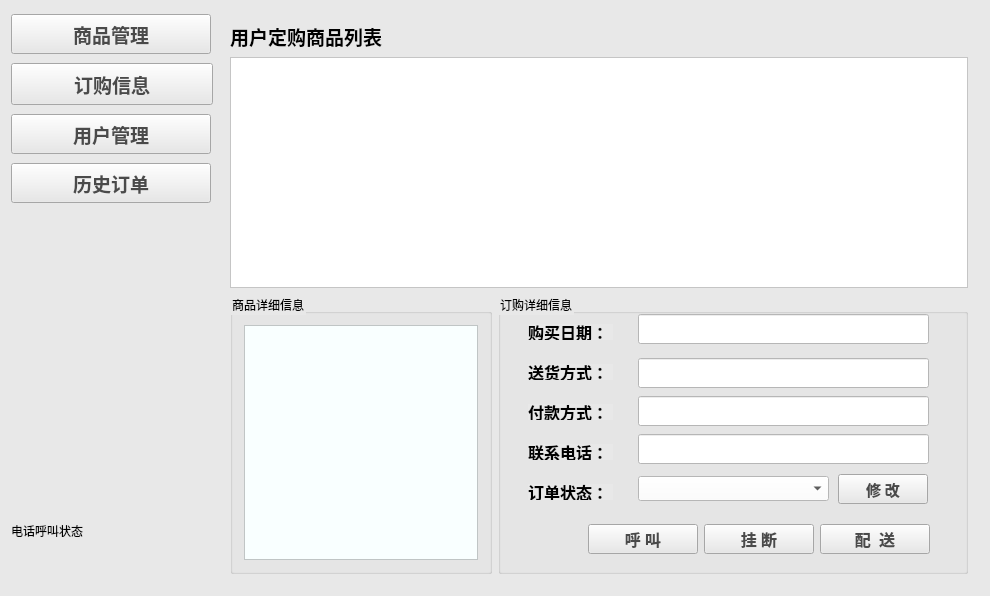
<?xml version="1.0" encoding="UTF-8"?>
<ui version="4.0">
 <class>MyShoppingClass</class>
 <widget class="QWidget" name="MyShoppingClass">
  <property name="geometry">
   <rect>
    <x>0</x>
    <y>0</y>
    <width>990</width>
    <height>596</height>
   </rect>
  </property>
  <property name="windowTitle">
   <string>我的超市</string>
  </property>
  <property name="autoFillBackground">
   <bool>false</bool>
  </property>
  <property name="styleSheet">
   <string notr="true">background-color: rgb(232, 232, 232);</string>
  </property>
  <layout class="QHBoxLayout" name="horizontalLayout_6">
   <item>
    <layout class="QHBoxLayout" name="horizontalLayout_5"/>
   </item>
   <item>
    <layout class="QVBoxLayout" name="verticalLayout">
     <item>
      <widget class="QPushButton" name="addGoodsBtn">
       <property name="sizePolicy">
        <sizepolicy hsizetype="Expanding" vsizetype="Expanding">
         <horstretch>0</horstretch>
         <verstretch>20</verstretch>
        </sizepolicy>
       </property>
       <property name="maximumSize">
        <size>
         <width>200</width>
         <height>40</height>
        </size>
       </property>
       <property name="font">
        <font>
         <family>黑体</family>
         <pointsize>14</pointsize>
         <weight>75</weight>
         <bold>true</bold>
        </font>
       </property>
       <property name="styleSheet">
        <string notr="true">QPushButton { 
	border-image: url(:/MyShopping/anniu_1.png);
	background-image: url(:/MyShopping/anniu_1.png);
	color: rgb(74,74,74);
}
QPushButton:hover { 
background-image: url(:/MyShopping/anniu_2.png);
border-image: url(:/MyShopping/anniu_2.png);
color: rgb(255, 255, 255);
}

QPushButton:pressed {
background-image: url(:/MyShopping/anniu_3.png);
border-image: url(:/MyShopping/anniu_3.png);
color: rgb(255, 255, 255);
}</string>
       </property>
       <property name="text">
        <string>商品管理</string>
       </property>
       <property name="icon">
        <iconset resource="myshopping.qrc">
         <normaloff>:/MyShopping/peisong.png</normaloff>:/MyShopping/peisong.png</iconset>
       </property>
       <property name="iconSize">
        <size>
         <width>32</width>
         <height>32</height>
        </size>
       </property>
      </widget>
     </item>
     <item>
      <widget class="QPushButton" name="homeBtn">
       <property name="sizePolicy">
        <sizepolicy hsizetype="Fixed" vsizetype="Fixed">
         <horstretch>0</horstretch>
         <verstretch>0</verstretch>
        </sizepolicy>
       </property>
       <property name="minimumSize">
        <size>
         <width>202</width>
         <height>42</height>
        </size>
       </property>
       <property name="maximumSize">
        <size>
         <width>202</width>
         <height>42</height>
        </size>
       </property>
       <property name="font">
        <font>
         <family>黑体</family>
         <pointsize>14</pointsize>
         <weight>75</weight>
         <bold>true</bold>
        </font>
       </property>
       <property name="layoutDirection">
        <enum>Qt::LeftToRight</enum>
       </property>
       <property name="autoFillBackground">
        <bool>false</bool>
       </property>
       <property name="styleSheet">
        <string notr="true">QPushButton { 
	border-image: url(:/MyShopping/anniu_1.png);
	background-image: url(:/MyShopping/anniu_1.png);
	color: rgb(74,74,74);
}
QPushButton:hover { 
background-image: url(:/MyShopping/anniu_2.png);
border-image: url(:/MyShopping/anniu_2.png);
color: rgb(255, 255, 255);
}

QPushButton:pressed {
background-image: url(:/MyShopping/anniu_3.png);
border-image: url(:/MyShopping/anniu_3.png);
color: rgb(255, 255, 255);
}</string>
       </property>
       <property name="text">
        <string>订购信息</string>
       </property>
       <property name="icon">
        <iconset resource="myshopping.qrc">
         <normaloff>:/MyShopping/peisong.png</normaloff>:/MyShopping/peisong.png</iconset>
       </property>
       <property name="iconSize">
        <size>
         <width>32</width>
         <height>32</height>
        </size>
       </property>
       <property name="autoRepeatDelay">
        <number>300</number>
       </property>
      </widget>
     </item>
     <item>
      <widget class="QPushButton" name="HistoryBtn_2">
       <property name="sizePolicy">
        <sizepolicy hsizetype="Expanding" vsizetype="Expanding">
         <horstretch>0</horstretch>
         <verstretch>0</verstretch>
        </sizepolicy>
       </property>
       <property name="maximumSize">
        <size>
         <width>200</width>
         <height>40</height>
        </size>
       </property>
       <property name="font">
        <font>
         <family>黑体</family>
         <pointsize>14</pointsize>
         <weight>75</weight>
         <bold>true</bold>
        </font>
       </property>
       <property name="styleSheet">
        <string notr="true">QPushButton { 
	border-image: url(:/MyShopping/anniu_1.png);
	background-image: url(:/MyShopping/anniu_1.png);
	color: rgb(74,74,74);
}
QPushButton:hover { 
background-image: url(:/MyShopping/anniu_2.png);
border-image: url(:/MyShopping/anniu_2.png);
color: rgb(255, 255, 255);
}

QPushButton:pressed {
background-image: url(:/MyShopping/anniu_3.png);
border-image: url(:/MyShopping/anniu_3.png);
color: rgb(255, 255, 255);
}</string>
       </property>
       <property name="text">
        <string>用户管理</string>
       </property>
       <property name="icon">
        <iconset resource="myshopping.qrc">
         <normaloff>:/MyShopping/peisong.png</normaloff>:/MyShopping/peisong.png</iconset>
       </property>
       <property name="iconSize">
        <size>
         <width>32</width>
         <height>32</height>
        </size>
       </property>
      </widget>
     </item>
     <item>
      <widget class="QPushButton" name="HistoryBtn">
       <property name="sizePolicy">
        <sizepolicy hsizetype="Expanding" vsizetype="Expanding">
         <horstretch>0</horstretch>
         <verstretch>0</verstretch>
        </sizepolicy>
       </property>
       <property name="maximumSize">
        <size>
         <width>200</width>
         <height>40</height>
        </size>
       </property>
       <property name="font">
        <font>
         <family>黑体</family>
         <pointsize>14</pointsize>
         <weight>75</weight>
         <bold>true</bold>
        </font>
       </property>
       <property name="styleSheet">
        <string notr="true">QPushButton { 
	border-image: url(:/MyShopping/anniu_1.png);
	background-image: url(:/MyShopping/anniu_1.png);
	color: rgb(74,74,74);
}
QPushButton:hover { 
background-image: url(:/MyShopping/anniu_2.png);
border-image: url(:/MyShopping/anniu_2.png);
color: rgb(255, 255, 255);
}

QPushButton:pressed {
background-image: url(:/MyShopping/anniu_3.png);
border-image: url(:/MyShopping/anniu_3.png);
color: rgb(255, 255, 255);
}</string>
       </property>
       <property name="text">
        <string>历史订单</string>
       </property>
       <property name="icon">
        <iconset resource="myshopping.qrc">
         <normaloff>:/MyShopping/peisong.png</normaloff>:/MyShopping/peisong.png</iconset>
       </property>
       <property name="iconSize">
        <size>
         <width>32</width>
         <height>32</height>
        </size>
       </property>
      </widget>
     </item>
     <item>
      <widget class="QLabel" name="statelabel">
       <property name="enabled">
        <bool>true</bool>
       </property>
       <property name="sizePolicy">
        <sizepolicy hsizetype="Expanding" vsizetype="Expanding">
         <horstretch>0</horstretch>
         <verstretch>0</verstretch>
        </sizepolicy>
       </property>
       <property name="minimumSize">
        <size>
         <width>200</width>
         <height>260</height>
        </size>
       </property>
       <property name="maximumSize">
        <size>
         <width>200</width>
         <height>260</height>
        </size>
       </property>
       <property name="text">
        <string/>
       </property>
      </widget>
     </item>
     <item>
      <widget class="QLabel" name="callStateLabel">
       <property name="sizePolicy">
        <sizepolicy hsizetype="Expanding" vsizetype="Expanding">
         <horstretch>0</horstretch>
         <verstretch>0</verstretch>
        </sizepolicy>
       </property>
       <property name="minimumSize">
        <size>
         <width>0</width>
         <height>100</height>
        </size>
       </property>
       <property name="maximumSize">
        <size>
         <width>200</width>
         <height>100</height>
        </size>
       </property>
       <property name="text">
        <string>电话呼叫状态</string>
       </property>
      </widget>
     </item>
    </layout>
   </item>
   <item>
    <widget class="QStackedWidget" name="stackedWidget">
     <property name="sizePolicy">
      <sizepolicy hsizetype="Preferred" vsizetype="Preferred">
       <horstretch>0</horstretch>
       <verstretch>0</verstretch>
      </sizepolicy>
     </property>
     <property name="currentIndex">
      <number>0</number>
     </property>
     <widget class="QWidget" name="page">
      <layout class="QVBoxLayout" name="verticalLayout_2">
       <item>
        <layout class="QVBoxLayout" name="verticalLayout_3">
         <item>
          <widget class="QLabel" name="label">
           <property name="font">
            <font>
             <family>黑体</family>
             <pointsize>14</pointsize>
             <weight>75</weight>
             <italic>false</italic>
             <bold>true</bold>
            </font>
           </property>
           <property name="text">
            <string>用户定购商品列表</string>
           </property>
          </widget>
         </item>
         <item>
          <widget class="QTableView" name="tableView">
           <property name="minimumSize">
            <size>
             <width>0</width>
             <height>0</height>
            </size>
           </property>
           <property name="font">
            <font>
             <pointsize>10</pointsize>
            </font>
           </property>
           <property name="styleSheet">
            <string notr="true">background-color: rgb(255, 255, 255);</string>
           </property>
          </widget>
         </item>
        </layout>
       </item>
       <item>
        <layout class="QHBoxLayout" name="horizontalLayout">
         <item>
          <widget class="QGroupBox" name="groupBox_2">
           <property name="minimumSize">
            <size>
             <width>0</width>
             <height>280</height>
            </size>
           </property>
           <property name="maximumSize">
            <size>
             <width>16777215</width>
             <height>280</height>
            </size>
           </property>
           <property name="title">
            <string>商品详细信息</string>
           </property>
           <layout class="QHBoxLayout" name="horizontalLayout_2">
            <item>
             <widget class="QListView" name="listView">
              <property name="minimumSize">
               <size>
                <width>0</width>
                <height>0</height>
               </size>
              </property>
              <property name="maximumSize">
               <size>
                <width>16777215</width>
                <height>280</height>
               </size>
              </property>
              <property name="styleSheet">
               <string notr="true">background-color: rgb(249, 255, 255);</string>
              </property>
             </widget>
            </item>
           </layout>
          </widget>
         </item>
         <item>
          <widget class="QGroupBox" name="groupBox">
           <property name="minimumSize">
            <size>
             <width>470</width>
             <height>280</height>
            </size>
           </property>
           <property name="maximumSize">
            <size>
             <width>470</width>
             <height>280</height>
            </size>
           </property>
           <property name="title">
            <string>订购详细信息</string>
           </property>
           <widget class="QLabel" name="label_13">
            <property name="geometry">
             <rect>
              <x>30</x>
              <y>30</y>
              <width>85</width>
              <height>16</height>
             </rect>
            </property>
            <property name="sizePolicy">
             <sizepolicy hsizetype="Fixed" vsizetype="Preferred">
              <horstretch>0</horstretch>
              <verstretch>0</verstretch>
             </sizepolicy>
            </property>
            <property name="maximumSize">
             <size>
              <width>85</width>
              <height>16777215</height>
             </size>
            </property>
            <property name="font">
             <font>
              <family>黑体</family>
              <pointsize>12</pointsize>
              <weight>75</weight>
              <bold>true</bold>
             </font>
            </property>
            <property name="text">
             <string>购买日期：</string>
            </property>
           </widget>
           <widget class="QLineEdit" name="lineEdit_7">
            <property name="geometry">
             <rect>
              <x>140</x>
              <y>20</y>
              <width>291</width>
              <height>30</height>
             </rect>
            </property>
            <property name="minimumSize">
             <size>
              <width>0</width>
              <height>30</height>
             </size>
            </property>
            <property name="maximumSize">
             <size>
              <width>350</width>
              <height>16777215</height>
             </size>
            </property>
            <property name="styleSheet">
             <string notr="true">background-color: rgb(255, 255, 255);</string>
            </property>
            <property name="text">
             <string/>
            </property>
           </widget>
           <widget class="QLabel" name="label_14">
            <property name="geometry">
             <rect>
              <x>30</x>
              <y>150</y>
              <width>85</width>
              <height>16</height>
             </rect>
            </property>
            <property name="sizePolicy">
             <sizepolicy hsizetype="Fixed" vsizetype="Preferred">
              <horstretch>0</horstretch>
              <verstretch>0</verstretch>
             </sizepolicy>
            </property>
            <property name="maximumSize">
             <size>
              <width>85</width>
              <height>16777215</height>
             </size>
            </property>
            <property name="font">
             <font>
              <family>黑体</family>
              <pointsize>12</pointsize>
              <weight>75</weight>
              <bold>true</bold>
             </font>
            </property>
            <property name="text">
             <string>联系电话：</string>
            </property>
           </widget>
           <widget class="QLabel" name="label_4">
            <property name="geometry">
             <rect>
              <x>30</x>
              <y>70</y>
              <width>85</width>
              <height>16</height>
             </rect>
            </property>
            <property name="sizePolicy">
             <sizepolicy hsizetype="Fixed" vsizetype="Preferred">
              <horstretch>0</horstretch>
              <verstretch>0</verstretch>
             </sizepolicy>
            </property>
            <property name="maximumSize">
             <size>
              <width>85</width>
              <height>16777215</height>
             </size>
            </property>
            <property name="font">
             <font>
              <family>黑体</family>
              <pointsize>12</pointsize>
              <weight>75</weight>
              <bold>true</bold>
             </font>
            </property>
            <property name="text">
             <string>送货方式：</string>
            </property>
           </widget>
           <widget class="QLabel" name="label_3">
            <property name="geometry">
             <rect>
              <x>30</x>
              <y>110</y>
              <width>85</width>
              <height>16</height>
             </rect>
            </property>
            <property name="sizePolicy">
             <sizepolicy hsizetype="Fixed" vsizetype="Preferred">
              <horstretch>0</horstretch>
              <verstretch>0</verstretch>
             </sizepolicy>
            </property>
            <property name="maximumSize">
             <size>
              <width>85</width>
              <height>16777215</height>
             </size>
            </property>
            <property name="font">
             <font>
              <family>黑体</family>
              <pointsize>12</pointsize>
              <weight>75</weight>
              <bold>true</bold>
             </font>
            </property>
            <property name="text">
             <string>付款方式：</string>
            </property>
           </widget>
           <widget class="QLineEdit" name="lineEdit">
            <property name="geometry">
             <rect>
              <x>140</x>
              <y>64</y>
              <width>291</width>
              <height>30</height>
             </rect>
            </property>
            <property name="sizePolicy">
             <sizepolicy hsizetype="Expanding" vsizetype="Fixed">
              <horstretch>0</horstretch>
              <verstretch>0</verstretch>
             </sizepolicy>
            </property>
            <property name="minimumSize">
             <size>
              <width>0</width>
              <height>30</height>
             </size>
            </property>
            <property name="maximumSize">
             <size>
              <width>350</width>
              <height>16777215</height>
             </size>
            </property>
            <property name="styleSheet">
             <string notr="true">background-color: rgb(255, 255, 255);</string>
            </property>
           </widget>
           <widget class="QLineEdit" name="lineEdit_3">
            <property name="geometry">
             <rect>
              <x>140</x>
              <y>102</y>
              <width>291</width>
              <height>30</height>
             </rect>
            </property>
            <property name="minimumSize">
             <size>
              <width>0</width>
              <height>30</height>
             </size>
            </property>
            <property name="maximumSize">
             <size>
              <width>350</width>
              <height>16777215</height>
             </size>
            </property>
            <property name="styleSheet">
             <string notr="true">background-color: rgb(255, 255, 255);</string>
            </property>
           </widget>
           <widget class="QLineEdit" name="lineEdit_8">
            <property name="geometry">
             <rect>
              <x>140</x>
              <y>140</y>
              <width>291</width>
              <height>30</height>
             </rect>
            </property>
            <property name="minimumSize">
             <size>
              <width>0</width>
              <height>30</height>
             </size>
            </property>
            <property name="maximumSize">
             <size>
              <width>350</width>
              <height>16777215</height>
             </size>
            </property>
            <property name="styleSheet">
             <string notr="true">background-color: rgb(255, 255, 255);</string>
            </property>
           </widget>
           <widget class="QLabel" name="label_12">
            <property name="geometry">
             <rect>
              <x>30</x>
              <y>190</y>
              <width>85</width>
              <height>16</height>
             </rect>
            </property>
            <property name="sizePolicy">
             <sizepolicy hsizetype="Fixed" vsizetype="Preferred">
              <horstretch>0</horstretch>
              <verstretch>0</verstretch>
             </sizepolicy>
            </property>
            <property name="minimumSize">
             <size>
              <width>0</width>
              <height>0</height>
             </size>
            </property>
            <property name="maximumSize">
             <size>
              <width>250</width>
              <height>16777215</height>
             </size>
            </property>
            <property name="font">
             <font>
              <family>黑体</family>
              <pointsize>12</pointsize>
              <weight>75</weight>
              <bold>true</bold>
             </font>
            </property>
            <property name="text">
             <string>订单状态：</string>
            </property>
           </widget>
           <widget class="QComboBox" name="comboBox">
            <property name="geometry">
             <rect>
              <x>140</x>
              <y>182</y>
              <width>191</width>
              <height>25</height>
             </rect>
            </property>
            <property name="minimumSize">
             <size>
              <width>130</width>
              <height>25</height>
             </size>
            </property>
            <property name="styleSheet">
             <string notr="true">background-color: rgb(255, 255, 255);</string>
            </property>
           </widget>
           <widget class="QPushButton" name="sendBtn">
            <property name="geometry">
             <rect>
              <x>340</x>
              <y>180</y>
              <width>90</width>
              <height>30</height>
             </rect>
            </property>
            <property name="sizePolicy">
             <sizepolicy hsizetype="Fixed" vsizetype="Fixed">
              <horstretch>0</horstretch>
              <verstretch>0</verstretch>
             </sizepolicy>
            </property>
            <property name="minimumSize">
             <size>
              <width>90</width>
              <height>30</height>
             </size>
            </property>
            <property name="maximumSize">
             <size>
              <width>100</width>
              <height>16777215</height>
             </size>
            </property>
            <property name="font">
             <font>
              <family>黑体</family>
              <pointsize>11</pointsize>
              <weight>75</weight>
              <bold>true</bold>
             </font>
            </property>
            <property name="layoutDirection">
             <enum>Qt::LeftToRight</enum>
            </property>
            <property name="styleSheet">
             <string notr="true">QPushButton { 
	border-image: url(:/MyShopping/anniu_1.png);
	background-image: url(:/MyShopping/anniu_1.png);
	color: rgb(74,74,74);
}
QPushButton:hover { 
background-image: url(:/MyShopping/anniu_2.png);
border-image: url(:/MyShopping/anniu_2.png);
color: rgb(255, 255, 255);
}

QPushButton:pressed {
background-image: url(:/MyShopping/anniu_3.png);
border-image: url(:/MyShopping/anniu_3.png);
color: rgb(255, 255, 255);
}</string>
            </property>
            <property name="text">
             <string>修 改</string>
            </property>
            <property name="icon">
             <iconset resource="myshopping.qrc">
              <normaloff>:/MyShopping/shangchuan.png</normaloff>:/MyShopping/shangchuan.png</iconset>
            </property>
            <property name="iconSize">
             <size>
              <width>20</width>
              <height>20</height>
             </size>
            </property>
           </widget>
           <widget class="QPushButton" name="sipcallBtn">
            <property name="enabled">
             <bool>true</bool>
            </property>
            <property name="geometry">
             <rect>
              <x>90</x>
              <y>230</y>
              <width>110</width>
              <height>30</height>
             </rect>
            </property>
            <property name="minimumSize">
             <size>
              <width>110</width>
              <height>30</height>
             </size>
            </property>
            <property name="font">
             <font>
              <family>黑体</family>
              <pointsize>12</pointsize>
              <weight>75</weight>
              <bold>true</bold>
             </font>
            </property>
            <property name="styleSheet">
             <string notr="true">QPushButton { 
	border-image: url(:/MyShopping/anniu_1.png);
	background-image: url(:/MyShopping/anniu_1.png);
	color: rgb(74,74,74);
}
QPushButton:hover { 
background-image: url(:/MyShopping/anniu_2.png);
border-image: url(:/MyShopping/anniu_2.png);
color: rgb(255, 255, 255);
}

QPushButton:pressed {
background-image: url(:/MyShopping/anniu_3.png);
border-image: url(:/MyShopping/anniu_3.png);
color: rgb(255, 255, 255);
}</string>
            </property>
            <property name="text">
             <string>呼 叫</string>
            </property>
            <property name="icon">
             <iconset resource="myshopping.qrc">
              <normaloff>:/MyShopping/calling_1.png</normaloff>:/MyShopping/calling_1.png</iconset>
            </property>
            <property name="iconSize">
             <size>
              <width>28</width>
              <height>28</height>
             </size>
            </property>
           </widget>
           <widget class="QPushButton" name="pushButton">
            <property name="geometry">
             <rect>
              <x>322</x>
              <y>230</y>
              <width>110</width>
              <height>30</height>
             </rect>
            </property>
            <property name="sizePolicy">
             <sizepolicy hsizetype="Fixed" vsizetype="Fixed">
              <horstretch>0</horstretch>
              <verstretch>0</verstretch>
             </sizepolicy>
            </property>
            <property name="minimumSize">
             <size>
              <width>110</width>
              <height>30</height>
             </size>
            </property>
            <property name="font">
             <font>
              <family>黑体</family>
              <pointsize>12</pointsize>
              <weight>75</weight>
              <italic>false</italic>
              <bold>true</bold>
              <underline>false</underline>
              <strikeout>false</strikeout>
             </font>
            </property>
            <property name="autoFillBackground">
             <bool>false</bool>
            </property>
            <property name="styleSheet">
             <string notr="true">QPushButton { 
	border-image: url(:/MyShopping/anniu_1.png);
	background-image: url(:/MyShopping/anniu_1.png);
	color: rgb(74,74,74);
}
QPushButton:hover { 
background-image: url(:/MyShopping/anniu_2.png);
border-image: url(:/MyShopping/anniu_2.png);
color: rgb(255, 255, 255);
}

QPushButton:pressed {
background-image: url(:/MyShopping/anniu_3.png);
border-image: url(:/MyShopping/anniu_3.png);
color: rgb(255, 255, 255);
}</string>
            </property>
            <property name="text">
             <string>配  送</string>
            </property>
            <property name="icon">
             <iconset resource="myshopping.qrc">
              <normaloff>:/MyShopping/tubiao.png</normaloff>:/MyShopping/tubiao.png</iconset>
            </property>
            <property name="iconSize">
             <size>
              <width>28</width>
              <height>28</height>
             </size>
            </property>
            <property name="checkable">
             <bool>false</bool>
            </property>
           </widget>
           <widget class="QPushButton" name="siphungupBtn">
            <property name="enabled">
             <bool>true</bool>
            </property>
            <property name="geometry">
             <rect>
              <x>206</x>
              <y>230</y>
              <width>110</width>
              <height>30</height>
             </rect>
            </property>
            <property name="minimumSize">
             <size>
              <width>110</width>
              <height>30</height>
             </size>
            </property>
            <property name="font">
             <font>
              <family>黑体</family>
              <pointsize>12</pointsize>
              <weight>75</weight>
              <bold>true</bold>
             </font>
            </property>
            <property name="styleSheet">
             <string notr="true">QPushButton { 
	border-image: url(:/MyShopping/anniu_1.png);
	background-image: url(:/MyShopping/anniu_1.png);
	color: rgb(74,74,74);
}
QPushButton:hover { 
background-image: url(:/MyShopping/anniu_2.png);
border-image: url(:/MyShopping/anniu_2.png);
color: rgb(255, 255, 255);
}

QPushButton:pressed {
background-image: url(:/MyShopping/anniu_3.png);
border-image: url(:/MyShopping/anniu_3.png);
color: rgb(255, 255, 255);
}</string>
            </property>
            <property name="text">
             <string>挂 断</string>
            </property>
            <property name="icon">
             <iconset resource="myshopping.qrc">
              <normaloff>:/MyShopping/calling_2.jpg</normaloff>:/MyShopping/calling_2.jpg</iconset>
            </property>
            <property name="iconSize">
             <size>
              <width>28</width>
              <height>28</height>
             </size>
            </property>
            <property name="checkable">
             <bool>false</bool>
            </property>
           </widget>
          </widget>
         </item>
        </layout>
       </item>
      </layout>
     </widget>
     <widget class="QWidget" name="page_3">
      <layout class="QVBoxLayout" name="verticalLayout_8">
       <item>
        <widget class="QLabel" name="label_7">
         <property name="text">
          <string>预约顾客订单</string>
         </property>
        </widget>
       </item>
       <item>
        <widget class="QTableView" name="tableView_3">
         <property name="autoFillBackground">
          <bool>false</bool>
         </property>
         <property name="styleSheet">
          <string notr="true">background-color: rgb(255, 255, 255);</string>
         </property>
        </widget>
       </item>
       <item>
        <layout class="QHBoxLayout" name="horizontalLayout_16">
         <item>
          <layout class="QVBoxLayout" name="verticalLayout_6">
           <item>
            <widget class="QLabel" name="label_8">
             <property name="text">
              <string>顾客预约订单</string>
             </property>
            </widget>
           </item>
           <item>
            <widget class="QTableView" name="tableView_4">
             <property name="styleSheet">
              <string notr="true">background-color: rgb(255, 255, 255);</string>
             </property>
            </widget>
           </item>
          </layout>
         </item>
         <item>
          <layout class="QVBoxLayout" name="verticalLayout_7">
           <item>
            <layout class="QHBoxLayout" name="horizontalLayout_7">
             <item>
              <widget class="QLabel" name="label_9">
               <property name="text">
                <string>顾客电话：</string>
               </property>
              </widget>
             </item>
             <item>
              <widget class="QLineEdit" name="lineEdit_6">
               <property name="minimumSize">
                <size>
                 <width>0</width>
                 <height>25</height>
                </size>
               </property>
               <property name="maximumSize">
                <size>
                 <width>250</width>
                 <height>16777215</height>
                </size>
               </property>
               <property name="styleSheet">
                <string notr="true">background-color: rgb(255, 255, 255);</string>
               </property>
              </widget>
             </item>
            </layout>
           </item>
           <item>
            <layout class="QHBoxLayout" name="horizontalLayout_8">
             <item>
              <widget class="QLabel" name="label_11">
               <property name="text">
                <string>配送地址：</string>
               </property>
              </widget>
             </item>
             <item>
              <widget class="QLineEdit" name="lineEdit_5">
               <property name="minimumSize">
                <size>
                 <width>0</width>
                 <height>25</height>
                </size>
               </property>
               <property name="maximumSize">
                <size>
                 <width>250</width>
                 <height>16777215</height>
                </size>
               </property>
               <property name="styleSheet">
                <string notr="true">background-color: rgb(255, 255, 255);</string>
               </property>
              </widget>
             </item>
            </layout>
           </item>
           <item>
            <layout class="QHBoxLayout" name="horizontalLayout_9">
             <item>
              <widget class="QLabel" name="label_10">
               <property name="text">
                <string>商品总价：</string>
               </property>
              </widget>
             </item>
             <item>
              <widget class="QLineEdit" name="lineEdit_4">
               <property name="minimumSize">
                <size>
                 <width>0</width>
                 <height>25</height>
                </size>
               </property>
               <property name="maximumSize">
                <size>
                 <width>250</width>
                 <height>16777215</height>
                </size>
               </property>
               <property name="styleSheet">
                <string notr="true">background-color: rgb(255, 255, 255);</string>
               </property>
              </widget>
             </item>
            </layout>
           </item>
           <item>
            <layout class="QHBoxLayout" name="horizontalLayout_10">
             <item>
              <spacer name="horizontalSpacer_13">
               <property name="orientation">
                <enum>Qt::Horizontal</enum>
               </property>
               <property name="sizeHint" stdset="0">
                <size>
                 <width>40</width>
                 <height>20</height>
                </size>
               </property>
              </spacer>
             </item>
             <item>
              <spacer name="horizontalSpacer_15">
               <property name="orientation">
                <enum>Qt::Horizontal</enum>
               </property>
               <property name="sizeHint" stdset="0">
                <size>
                 <width>40</width>
                 <height>20</height>
                </size>
               </property>
              </spacer>
             </item>
             <item>
              <spacer name="horizontalSpacer_14">
               <property name="orientation">
                <enum>Qt::Horizontal</enum>
               </property>
               <property name="sizeHint" stdset="0">
                <size>
                 <width>40</width>
                 <height>20</height>
                </size>
               </property>
              </spacer>
             </item>
             <item>
              <spacer name="horizontalSpacer_11">
               <property name="orientation">
                <enum>Qt::Horizontal</enum>
               </property>
               <property name="sizeHint" stdset="0">
                <size>
                 <width>40</width>
                 <height>20</height>
                </size>
               </property>
              </spacer>
             </item>
             <item>
              <widget class="QPushButton" name="addClassBtn">
               <property name="maximumSize">
                <size>
                 <width>200</width>
                 <height>16777215</height>
                </size>
               </property>
               <property name="styleSheet">
                <string notr="true">QPushButton { 
	background-color: rgb(230, 255, 188);
color: rgb(0, 0, 0); 
}
QPushButton:hover {background-color: rgb(131, 158, 255);  }
</string>
               </property>
               <property name="text">
                <string>确认配送</string>
               </property>
              </widget>
             </item>
             <item>
              <spacer name="horizontalSpacer_12">
               <property name="orientation">
                <enum>Qt::Horizontal</enum>
               </property>
               <property name="sizeHint" stdset="0">
                <size>
                 <width>40</width>
                 <height>20</height>
                </size>
               </property>
              </spacer>
             </item>
            </layout>
           </item>
          </layout>
         </item>
        </layout>
       </item>
      </layout>
     </widget>
     <widget class="QWidget" name="page_2">
      <layout class="QVBoxLayout" name="verticalLayout_9">
       <item>
        <widget class="QLabel" name="label_6">
         <property name="font">
          <font>
           <family>黑体</family>
           <pointsize>14</pointsize>
           <weight>75</weight>
           <bold>true</bold>
          </font>
         </property>
         <property name="text">
          <string>配送历史订单查询</string>
         </property>
        </widget>
       </item>
       <item>
        <widget class="QTableView" name="tableHistoryView">
         <property name="styleSheet">
          <string notr="true">background-color: rgb(255, 255, 255);</string>
         </property>
        </widget>
       </item>
       <item>
        <layout class="QHBoxLayout" name="horizontalLayout_15">
         <item>
          <spacer name="horizontalSpacer_5">
           <property name="orientation">
            <enum>Qt::Horizontal</enum>
           </property>
           <property name="sizeHint" stdset="0">
            <size>
             <width>40</width>
             <height>20</height>
            </size>
           </property>
          </spacer>
         </item>
         <item>
          <widget class="QLabel" name="label_19">
           <property name="minimumSize">
            <size>
             <width>0</width>
             <height>25</height>
            </size>
           </property>
           <property name="text">
            <string>查询类型：</string>
           </property>
          </widget>
         </item>
         <item>
          <widget class="QComboBox" name="queryComboBox">
           <property name="minimumSize">
            <size>
             <width>0</width>
             <height>25</height>
            </size>
           </property>
           <property name="styleSheet">
            <string notr="true">background-color: rgb(255, 255, 255);</string>
           </property>
          </widget>
         </item>
         <item>
          <widget class="QLabel" name="label_16">
           <property name="minimumSize">
            <size>
             <width>0</width>
             <height>25</height>
            </size>
           </property>
           <property name="text">
            <string>开始时间：</string>
           </property>
          </widget>
         </item>
         <item>
          <widget class="QDateEdit" name="startDateEdit">
           <property name="minimumSize">
            <size>
             <width>0</width>
             <height>25</height>
            </size>
           </property>
           <property name="styleSheet">
            <string notr="true">background-color: rgb(255, 255, 255);</string>
           </property>
          </widget>
         </item>
         <item>
          <widget class="QLabel" name="label_17">
           <property name="minimumSize">
            <size>
             <width>0</width>
             <height>25</height>
            </size>
           </property>
           <property name="text">
            <string>结束时间：</string>
           </property>
          </widget>
         </item>
         <item>
          <widget class="QDateEdit" name="endDateEdit">
           <property name="minimumSize">
            <size>
             <width>0</width>
             <height>25</height>
            </size>
           </property>
           <property name="styleSheet">
            <string notr="true">background-color: rgb(255, 255, 255);</string>
           </property>
          </widget>
         </item>
         <item>
          <widget class="QLabel" name="label_18">
           <property name="minimumSize">
            <size>
             <width>0</width>
             <height>25</height>
            </size>
           </property>
           <property name="text">
            <string>订单模式：</string>
           </property>
          </widget>
         </item>
         <item>
          <widget class="QComboBox" name="modelComboBox">
           <property name="minimumSize">
            <size>
             <width>100</width>
             <height>25</height>
            </size>
           </property>
           <property name="styleSheet">
            <string notr="true">background-color: rgb(255, 255, 255);</string>
           </property>
          </widget>
         </item>
         <item>
          <widget class="QPushButton" name="productQueryBtn">
           <property name="minimumSize">
            <size>
             <width>50</width>
             <height>30</height>
            </size>
           </property>
           <property name="styleSheet">
            <string notr="true">QPushButton { 
	border-image: url(:/MyShopping/anniu_1.png);
	background-image: url(:/MyShopping/anniu_1.png);
	color: rgb(74,74,74);
}
QPushButton:hover { 
background-image: url(:/MyShopping/anniu_2.png);
border-image: url(:/MyShopping/anniu_2.png);
color: rgb(255, 255, 255);
}

QPushButton:pressed {
background-image: url(:/MyShopping/anniu_3.png);
border-image: url(:/MyShopping/anniu_3.png);
color: rgb(255, 255, 255);
}</string>
           </property>
           <property name="text">
            <string>查询</string>
           </property>
          </widget>
         </item>
        </layout>
       </item>
      </layout>
     </widget>
    </widget>
   </item>
  </layout>
 </widget>
 <layoutdefault spacing="6" margin="11"/>
 <resources>
  <include location="myshopping.qrc"/>
 </resources>
 <connections/>
</ui>
